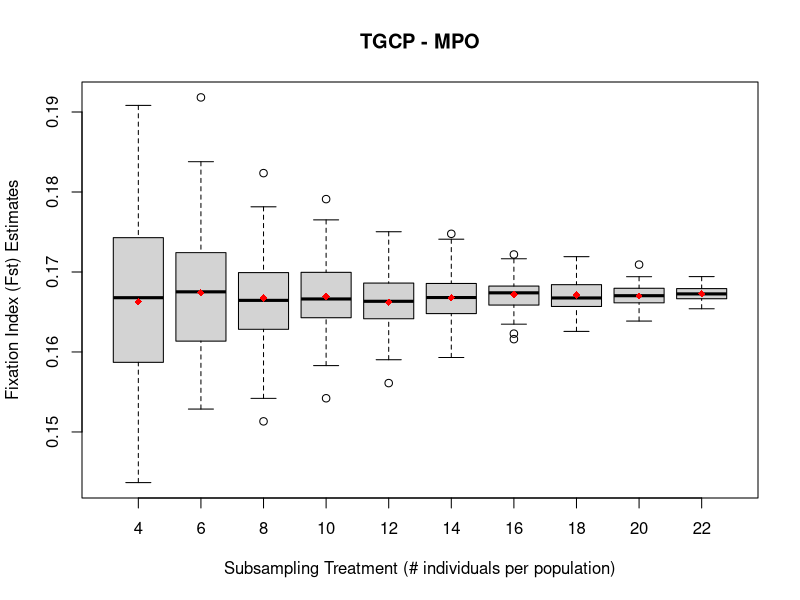

Here is the R script that generated this plot:
#####Example code for generating a boxplot, exactly as it should be entered into 'R'

setwd("/Users/jermaine/ISU_Projects/Webbhelix_Project/subproject--MinSampSize_for_Pop_Genomics/06_MinSampSize_Boxplots_InNOut_Files/Fst_Estimates")
SNP<-read.csv('TGCP_MPO_Fst_SubSamp_Estimates_Boxplot_input.csv')
head(SNP)
boxplot(SNP$TGCP.MPO.Fst.estimates~SNP$Subsampling.group, xlab='Subsampling Treatment (# individuals per population)', ylab='Fixation Index (Fst) Estimates', main='TGCP - MPO')
means <- tapply(SNP$TGCP.MPO.Fst.estimates,SNP$Subsampling.group,mean)
points(means,col="red",pch=18)
#points(means,pch=3)

############################################################################################

#boxplot(SNP$SNP.error.rate~SNP$Parameter, xlab='Stacks parameter', ylab='SNP error rate', main='SNP')

#means <- tapply(SNP$SNP.error.rate,SNP$Parameter,mean)
#points(means,col="red",pch=18)
